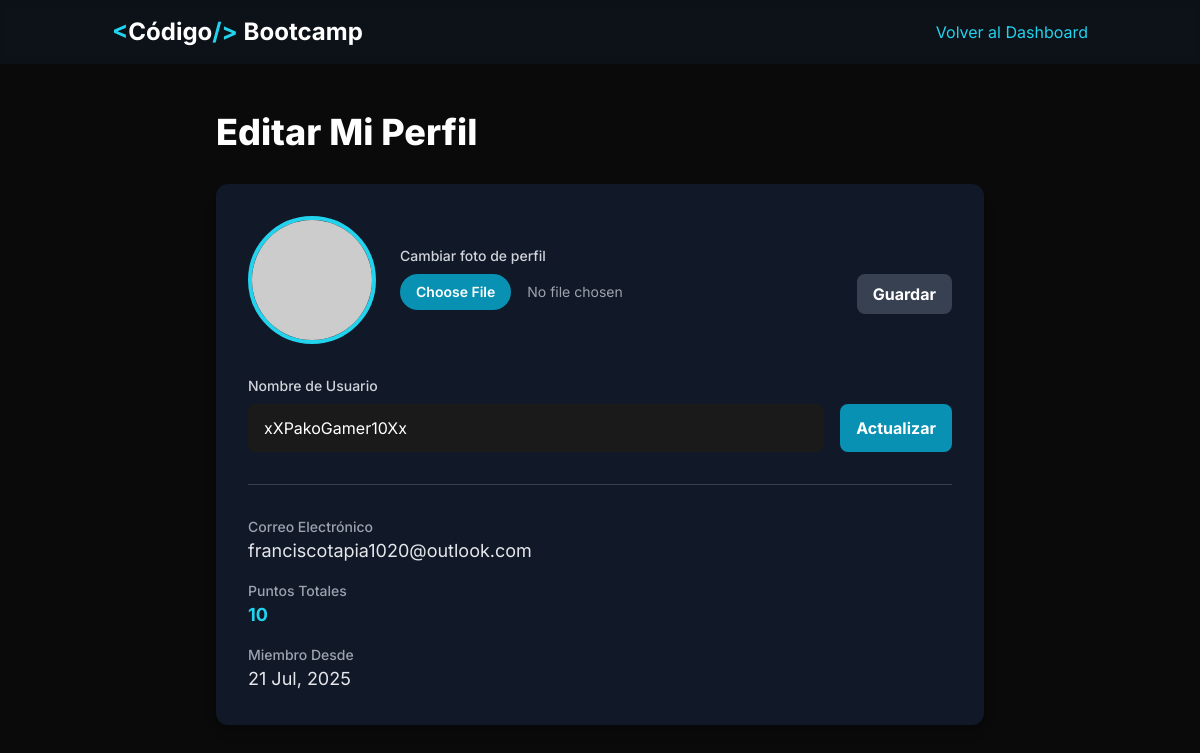
The app's page /profile.php (signed in) with its own data.
### tables this page shows
CREATE TABLE `users` (
  `id` int(11) NOT NULL,
  `username` varchar(50) NOT NULL,
  `email` varchar(100) NOT NULL,
  `password` varchar(255) NOT NULL,
  `created_at` timestamp NOT NULL DEFAULT current_timestamp(),
  `avatar` varchar(255) DEFAULT 'assets/img/default-avatar.png',
  `points` int(11) NOT NULL DEFAULT 0
);

### profile.php (the view, shortened to what this page needs)
<?php
require 'includes/db.php';
$user_id = $_SESSION['user_id'];
$sql_user = "SELECT username, email, avatar, points, created_at FROM users WHERE id = ?";
$stmt_user = $conn->prepare($sql_user);
$stmt_user->bind_param("i", $user_id);
$stmt_user->execute();
$user = $stmt_user->get_result()->fetch_assoc();
?>
<!DOCTYPE html>
<html lang="es">
<head>
    <script src="https://cdn.tailwindcss.com"></script>
</head>
<body class="text-white">
    <header class="bg-gray-900/50 backdrop-blur-sm sticky top-0 z-50">
        <div class="container mx-auto px-6 py-4 flex justify-between items-center">
             <a href="dashboard.php" class="text-2xl font-bold">
                <span class="text-cyan-400">&lt;</span>Código<span class="text-cyan-400">/&gt;</span> Bootcamp
            </a>
            <nav>
                <a href="dashboard.php" class="text-cyan-400 hover:text-cyan-300 transition-colors">Volver al Dashboard</a>
            </nav>
        </div>
    </header>
    <main class="container mx-auto px-6 py-12">
        <div class="max-w-3xl mx-auto">
            <h1 class="text-4xl font-extrabold mb-8">Editar Mi Perfil</h1>
            <div class="bg-gray-900 rounded-xl shadow-lg p-8">
                <div class="flex flex-col sm:flex-row items-center space-y-4 sm:space-y-0 sm:space-x-6 mb-8">
                    <?php
                        $avatar_url = (isset($user['avatar']) && $user['avatar'] !== 'assets/img/default-avatar.png')
                            ? htmlspecialchars($user['avatar'])
                            : 'https://placehold.co/128x128/0a0a0a/ffffff?text=' . strtoupper(substr($user['username'], 0, 1));
                    ?>
                    <img src="<?php echo $avatar_url; ?>" alt="Avatar" class="h-32 w-32 rounded-full object-cover border-4 border-cyan-400">
                    <form action="profile.php" method="post" enctype="multipart/form-data" class="flex-grow">
                        <label for="avatar" class="block text-sm font-medium text-gray-300 mb-2">Cambiar foto de perfil</label>
                        <div class="flex">
                             <input type="file" name="avatar" id="avatar" class="block w-full text-sm text-gray-400 file:mr-4 file:py-2 file:px-4 file:rounded-full file:border-0 file:text-sm file:font-semibold file:bg-cyan-600 file:text-white hover:file:bg-cyan-700">
                             <button type="submit" class="ml-4 bg-gray-700 hover:bg-gray-600 text-white font-bold py-2 px-4 rounded-lg">Guardar</button>
                        </div>
                    </form>
                </div>
                <form action="profile.php" method="post" class="space-y-6">
                    <div>
                        <label for="username" class="block text-sm font-medium text-gray-300 mb-2">Nombre de Usuario</label>
                        <div class="flex">
                            <input type="text" name="username" id="username" value="<?php echo htmlspecialchars($user['username']); ?>" class="w-full px-4 py-3 rounded-lg text-white form-input transition">
                            <button type="submit" class="ml-4 bg-cyan-600 hover:bg-cyan-700 text-white font-bold py-2 px-4 rounded-lg">Actualizar</button>
                        </div>
                    </div>
                </form>
                <hr class="border-gray-700 my-8">
                <div class="space-y-4">
                    <div>
                        <label class="block text-sm font-medium text-gray-400">Correo Electrónico</label>
                        <p class="text-lg text-gray-200"><?php echo htmlspecialchars($user['email']); ?></p>
                    </div>
                     <div>
                        <label class="block text-sm font-medium text-gray-400">Puntos Totales</label>
                        <p class="text-lg text-cyan-400 font-bold"><?php echo htmlspecialchars($user['points']); ?></p>
                    </div>
                    <div>
                        <label class="block text-sm font-medium text-gray-400">Miembro Desde</label>
                        <p class="text-lg text-gray-200"><?php echo date("d M, Y", strtotime($user['created_at'])); ?></p>
                    </div>
                </div>
            </div>
        </div>
    </main>
</body>
</html>

### profile.php (style rules this page uses)
body { font-family: 'Inter', sans-serif; background-color: #0a0a0a; }
.form-input { background-color: #1a1a1a; border-color: #333; }

### records on screen
users: username "xXPakoGamer10Xx", email "franciscotapia1020@outlook.com", points "10", created_at "21 Jul, 2025"
